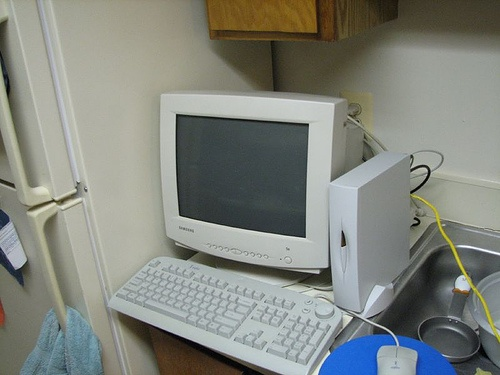
#> input picture example/2007_000039.jpg, 500 x 375 px
$ python edge_detect.py --image_path ../../example/2007_000039.jpg   (older library calls are emulated)
#> lines starting #> are read from the running program, lines starting #| are printed output that depends on the picture; after the words box and inside, x2 and y2 are one past the last pixel; in counts of white or black regions, pixels touching at a corner belong together
#!/usr/bin/env python3
# -*- coding: utf-8 -*-
import os, glob, argparse
import cv2
import numpy as np


def canny_edge(image):
    # kernel size could be：1, 3, 5, 7, 9, but better not too large
    kernel_size = 3

    # edge value thresholds
    threshold1 = 10
    threshold2 = 50

    blurred = cv2.GaussianBlur(image, (11, 11), 0)
    edge_image = cv2.Canny(blurred, threshold1, threshold2, apertureSize=kernel_size, L2gradient=False)

    return edge_image


# [98 lines left out: functions gaussian_edge, sobel_edge, laplacian_edge, scharr_edge, roberts_edge, prewitt_edge, not called in this run]


def main():
    parser = argparse.ArgumentParser(description='detect edge curve in images')
    parser.add_argument('--image_path', help='image file or directory to predict', type=str, required=True)
    parser.add_argument('--output_path', help='Output path for the converted image', type=str, required=False, default=None)
    parser.add_argument('--edge_type', type=str, required=False, default='canny', choices=['canny', 'gaussian', 'sobel', 'laplacian', 'scharr', 'roberts', 'prewitt'],
                        help = "edge filter type, default=%(default)s")

    args = parser.parse_args()

    # get image file list or single image
    if os.path.isdir(args.image_path):
        image_files = glob.glob(os.path.join(args.image_path, '*'))
        assert args.output_path, 'need to specify output path if you use image directory as input.'
    else:
        image_files = [args.image_path]

    for i, image_file in enumerate(image_files):
        img = cv2.imread(image_file, cv2.IMREAD_GRAYSCALE)
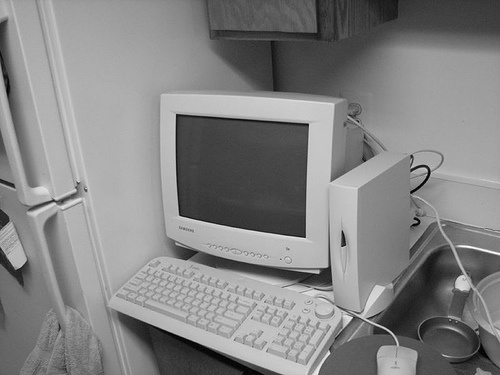
#> img: shape (375, 500); min 0, max 255, mean 131.6

        if args.edge_type == 'canny':
            edge_image = canny_edge(img)
#> in canny_edge, `blurred = cv2.GaussianBlur(image, (11, 11), 0)`:
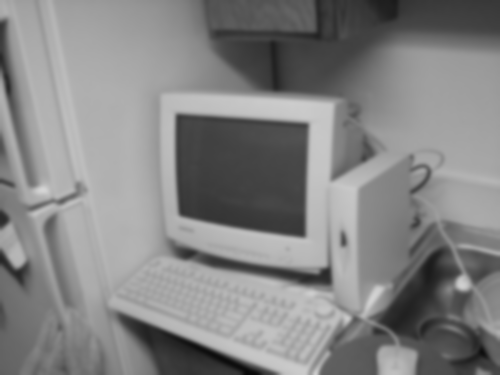
#> blurred: shape (375, 500); min 9, max 213, mean 131.6
#> in canny_edge, `edge_image = cv2.Canny(blurred, threshold1, threshold2, apertureSize=k..`:
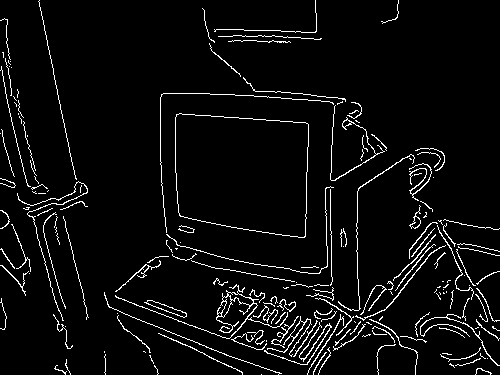
#> edge_image: shape (375, 500); 4.9% white in thin lines or dots
        elif args.edge_type == 'gaussian':
            edge_image = gaussian_edge(img)
        elif args.edge_type == 'sobel':
            edge_image = sobel_edge(img)
        elif args.edge_type == 'laplacian':
            edge_image = laplacian_edge(img)
        elif args.edge_type == 'scharr':
            edge_image = scharr_edge(img)
        elif args.edge_type == 'roberts':
            edge_image = roberts_edge(img)
        elif args.edge_type == 'prewitt':
            edge_image = prewitt_edge(img)
        else:
            raise ValueError('invalid edge type')

        # save or show result
        if args.output_path:
            os.makedirs(args.output_path, exist_ok=True)
            output_file = os.path.join(args.output_path, os.path.basename(image_file))
            print(output_file, '{}/{}'.format(i, len(image_files)))
            cv2.imwrite(output_file, edge_image)
        else:
           cv2.imshow("Edge image", edge_image)
           cv2.waitKey(0)


if __name__ == "__main__":
    main()

$ run again, on example/car.jpg
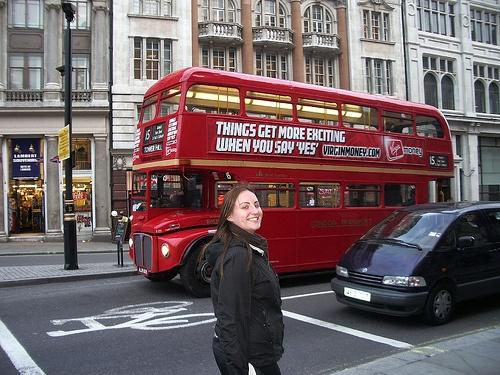
#> input picture example/car.jpg, 500 x 375 px
#> in canny_edge, `blurred = cv2.GaussianBlur(image, (11, 11), 0)`:
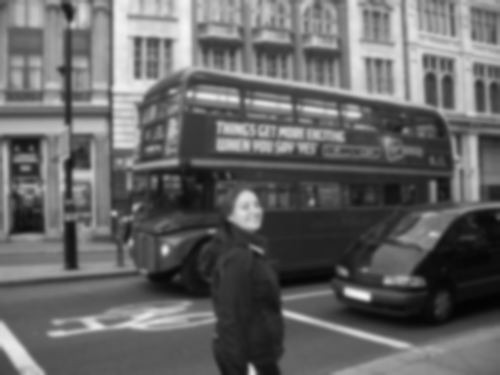
#> blurred: shape (375, 500); min 3, max 246, mean 102.2
#> in canny_edge, `edge_image = cv2.Canny(blurred, threshold1, threshold2, apertureSize=k..`:
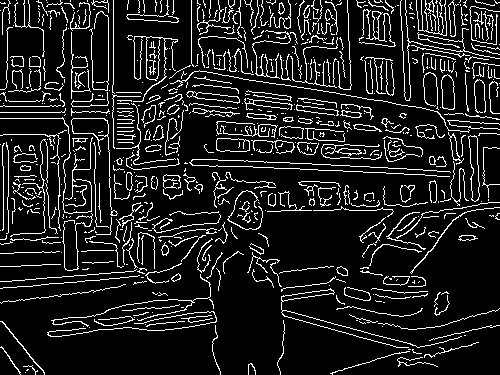
#> edge_image: shape (375, 500); 12% white in thin lines or dots

$ run again, on example/dog.jpg
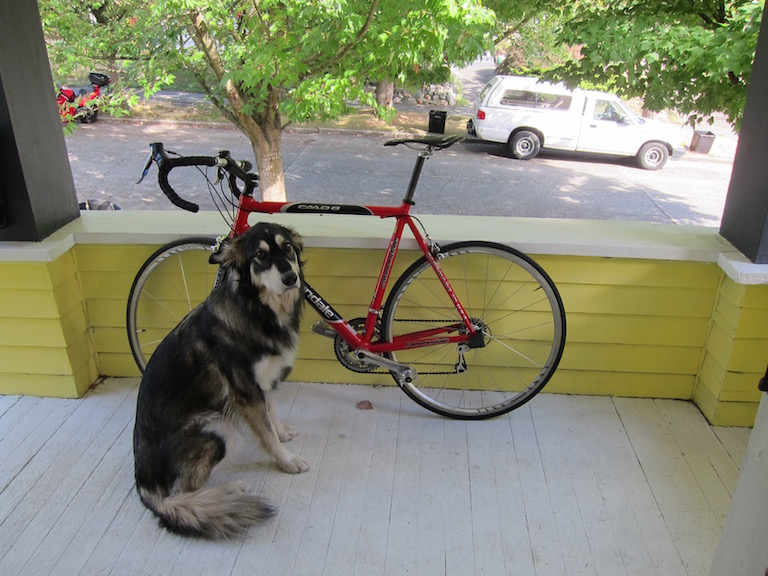
#> input picture example/dog.jpg, 768 x 576 px
#> in canny_edge, `blurred = cv2.GaussianBlur(image, (11, 11), 0)`:
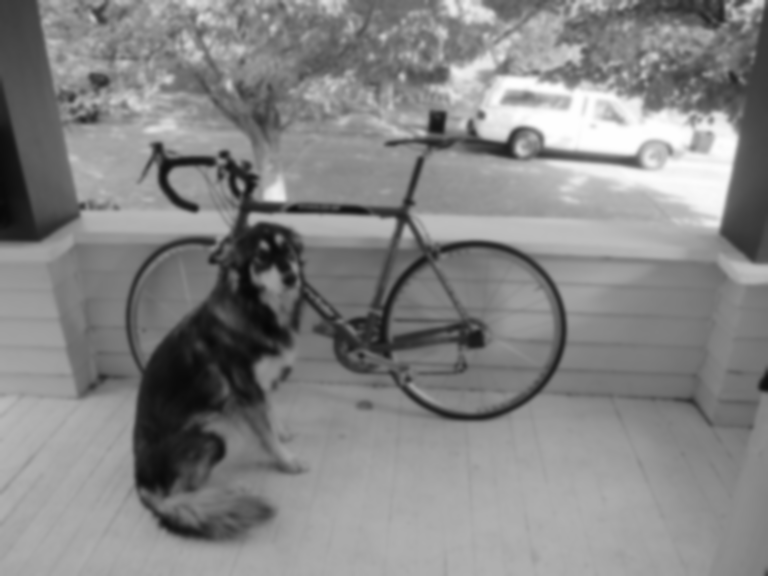
#> blurred: shape (576, 768); min 7, max 254, mean 132.9
#> in canny_edge, `edge_image = cv2.Canny(blurred, threshold1, threshold2, apertureSize=k..`:
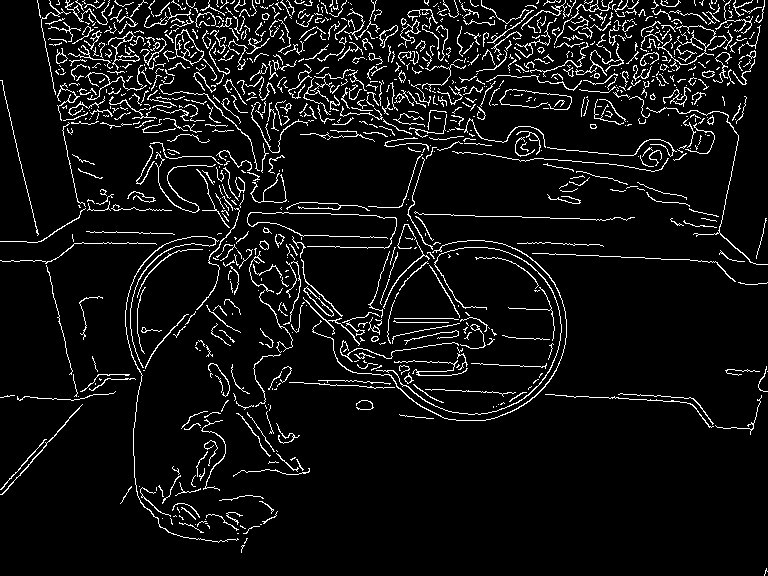
#> edge_image: shape (576, 768); 7% white in thin lines or dots
